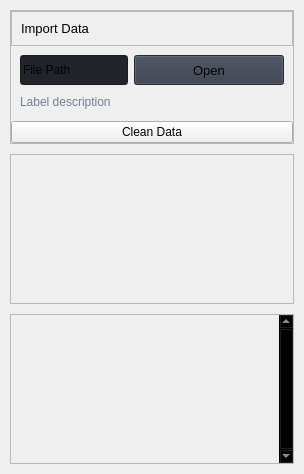
                     <widget class="QWidget" name="data_page">
                      <property name="styleSheet">
                       <string notr="true">b</string>
                      </property>
                      <layout class="QVBoxLayout" name="verticalLayout">
                       <property name="spacing">
                        <number>10</number>
                       </property>
                       <property name="leftMargin">
                        <number>10</number>
                       </property>
                       <property name="topMargin">
                        <number>10</number>
                       </property>
                       <property name="rightMargin">
                        <number>10</number>
                       </property>
                       <property name="bottomMargin">
                        <number>10</number>
                       </property>
                       <item>
                        <widget class="QFrame" name="import_data_row1">
                         <property name="frameShape">
                          <enum>QFrame::Shape::StyledPanel</enum>
                         </property>
                         <property name="frameShadow">
                          <enum>QFrame::Shadow::Raised</enum>
                         </property>
                         <layout class="QVBoxLayout" name="verticalLayout_16">
                          <property name="spacing">
                           <number>0</number>
                          </property>
                          <property name="leftMargin">
                           <number>0</number>
                          </property>
                          <property name="topMargin">
                           <number>0</number>
                          </property>
                          <property name="rightMargin">
                           <number>0</number>
                          </property>
                          <property name="bottomMargin">
                           <number>0</number>
                          </property>
                          <item>
                           <widget class="QFrame" name="frame_div_content_1">
                            <property name="minimumSize">
                             <size>
                              <width>0</width>
                              <height>110</height>
                             </size>
                            </property>
                            <property name="maximumSize">
                             <size>
                              <width>16777215</width>
                              <height>110</height>
                             </size>
                            </property>
                            <property name="frameShape">
                             <enum>QFrame::Shape::NoFrame</enum>
                            </property>
                            <property name="frameShadow">
                             <enum>QFrame::Shadow::Raised</enum>
                            </property>
                            <layout class="QVBoxLayout" name="verticalLayout_17">
                             <property name="spacing">
                              <number>0</number>
                             </property>
                             <property name="leftMargin">
                              <number>0</number>
                             </property>
                             <property name="topMargin">
                              <number>0</number>
                             </property>
                             <property name="rightMargin">
                              <number>0</number>
                             </property>
                             <property name="bottomMargin">
                              <number>0</number>
                             </property>
                             <item>
                              <widget class="QFrame" name="frame_title_wid_1">
                               <property name="maximumSize">
                                <size>
                                 <width>16777215</width>
                                 <height>35</height>
                                </size>
                               </property>
                               <property name="frameShape">
                                <enum>QFrame::Shape::StyledPanel</enum>
                               </property>
                               <property name="frameShadow">
                                <enum>QFrame::Shadow::Raised</enum>
                               </property>
                               <layout class="QVBoxLayout" name="verticalLayout_18">
                                <item>
                                 <widget class="QLabel" name="labelBoxBlenderInstalation">
                                  <property name="font">
                                   <font>
                                    <family>Segoe UI</family>
                                    <pointsize>10</pointsize>
                                    <italic>false</italic>
                                    <bold>false</bold>
                                   </font>
                                  </property>
                                  <property name="styleSheet">
                                   <string notr="true"/>
                                  </property>
                                  <property name="text">
                                   <string>Import Data</string>
                                  </property>
                                 </widget>
                                </item>
                               </layout>
                              </widget>
                             </item>
                             <item>
                              <widget class="QFrame" name="frame_content_wid_1">
                               <property name="frameShape">
                                <enum>QFrame::Shape::NoFrame</enum>
                               </property>
                               <property name="frameShadow">
                                <enum>QFrame::Shadow::Raised</enum>
                               </property>
                               <layout class="QHBoxLayout" name="horizontalLayout_9">
                                <item>
                                 <layout class="QGridLayout" name="gridLayout">
                                  <property name="bottomMargin">
                                   <number>0</number>
                                  </property>
                                  <item row="0" column="0">
                                   <widget class="QLineEdit" name="path_location">
                                    <property name="minimumSize">
                                     <size>
                                      <width>0</width>
                                      <height>30</height>
                                     </size>
                                    </property>
                                    <property name="styleSheet">
                                     <string notr="true">background-color: rgb(33, 37, 43);</string>
                                    </property>
                                    <property name="text">
                                     <string>File Path</string>
                                    </property>
                                    <property name="readOnly">
                                     <bool>true</bool>
                                    </property>
                                    <property name="placeholderText">
                                     <string>Type here</string>
                                    </property>
                                   </widget>
                                  </item>
                                  <item row="0" column="1">
                                   <widget class="QPushButton" name="openfile_btn">
                                    <property name="minimumSize">
                                     <size>
                                      <width>150</width>
                                      <height>30</height>
                                     </size>
                                    </property>
                                    <property name="font">
                                     <font>
                                      <family>Segoe UI</family>
                                      <pointsize>10</pointsize>
                                      <italic>false</italic>
                                      <bold>false</bold>
                                     </font>
                                    </property>
                                    <property name="cursor">
                                     <cursorShape>PointingHandCursor</cursorShape>
                                    </property>
                                    <property name="styleSheet">
                                     <string notr="true">background-color: rgb(52, 59, 72);</string>
                                    </property>
                                    <property name="text">
                                     <string>Open</string>
                                    </property>
                                    <property name="icon">
                                     <iconset resource="resources.qrc">
                                      <normaloff>:/icons/images/icons/cil-folder-open.png</normaloff>:/icons/images/icons/cil-folder-open.png</iconset>
                                    </property>
                                   </widget>
                                  </item>
                                  <item row="1" column="0" colspan="2">
                                   <widget class="QLabel" name="import_data_dialog">
                                    <property name="styleSheet">
                                     <string notr="true">color: rgb(113, 126, 149);</string>
                                    </property>
                                    <property name="lineWidth">
                                     <number>1</number>
                                    </property>
                                    <property name="text">
                                     <string>Label description</string>
                                    </property>
                                    <property name="alignment">
                                     <set>Qt::AlignmentFlag::AlignLeading|Qt::AlignmentFlag::AlignLeft|Qt::AlignmentFlag::AlignVCenter</set>
                                    </property>
                                   </widget>
                                  </item>
                                 </layout>
                                </item>
                               </layout>
                              </widget>
                             </item>
                            </layout>
                           </widget>
                          </item>
                          <item>
                           <widget class="QPushButton" name="clean_data_btn">
                            <property name="text">
                             <string>Clean Data</string>
                            </property>
                           </widget>
                          </item>
                         </layout>
                        </widget>
                       </item>
                       <item>
                        <widget class="QFrame" name="row_2">
                         <property name="minimumSize">
                          <size>
                           <width>0</width>
                           <height>150</height>
                          </size>
                         </property>
                         <property name="frameShape">
                          <enum>QFrame::Shape::StyledPanel</enum>
                         </property>
                         <property name="frameShadow">
                          <enum>QFrame::Shadow::Raised</enum>
                         </property>
                         <layout class="QVBoxLayout" name="verticalLayout_19"/>
                        </widget>
                       </item>
                       <item alignment="Qt::AlignmentFlag::AlignBottom">
                        <widget class="QFrame" name="row_3">
                         <property name="minimumSize">
                          <size>
                           <width>0</width>
                           <height>150</height>
                          </size>
                         </property>
                         <property name="frameShape">
                          <enum>QFrame::Shape::StyledPanel</enum>
                         </property>
                         <property name="frameShadow">
                          <enum>QFrame::Shadow::Raised</enum>
                         </property>
                         <layout class="QHBoxLayout" name="horizontalLayout_12">
                          <property name="spacing">
                           <number>0</number>
                          </property>
                          <property name="leftMargin">
                           <number>0</number>
                          </property>
                          <property name="topMargin">
                           <number>0</number>
                          </property>
                          <property name="rightMargin">
                           <number>0</number>
                          </property>
                          <property name="bottomMargin">
                           <number>0</number>
                          </property>
                          <item>
                           <widget class="QTableWidget" name="tableData">
                            <property name="sizePolicy">
                             <sizepolicy hsizetype="Expanding" vsizetype="Expanding">
                              <horstretch>0</horstretch>
                              <verstretch>0</verstretch>
                             </sizepolicy>
                            </property>
                            <property name="palette">
                             <palette>
                              <active>
                               <colorrole role="WindowText">
                                <brush brushstyle="SolidPattern">
                                 <color alpha="255">
                                  <red>221</red>
                                  <green>221</green>
                                  <blue>221</blue>
                                 </color>
                                </brush>
                               </colorrole>
                               <colorrole role="Button">
                                <brush brushstyle="SolidPattern">
                                 <color alpha="0">
                                  <red>0</red>
                                  <green>0</green>
                                  <blue>0</blue>
                                 </color>
                                </brush>
                               </colorrole>
                               <colorrole role="Text">
                                <brush brushstyle="SolidPattern">
                                 <color alpha="255">
                                  <red>221</red>
                                  <green>221</green>
                                  <blue>221</blue>
                                 </color>
                                </brush>
                               </colorrole>
                               <colorrole role="ButtonText">
                                <brush brushstyle="SolidPattern">
                                 <color alpha="255">
                                  <red>221</red>
                                  <green>221</green>
                                  <blue>221</blue>
                                 </color>
                                </brush>
                               </colorrole>
                               <colorrole role="Base">
                                <brush brushstyle="NoBrush">
                                 <color alpha="255">
                                  <red>0</red>
                                  <green>0</green>
                                  <blue>0</blue>
                                 </color>
                                </brush>
                               </colorrole>
                               <colorrole role="Window">
                                <brush brushstyle="SolidPattern">
                                 <color alpha="0">
                                  <red>0</red>
                                  <green>0</green>
                                  <blue>0</blue>
                                 </color>
                                </brush>
                               </colorrole>
                               <colorrole role="PlaceholderText">
                                <brush brushstyle="SolidPattern">
                                 <color alpha="128">
                                  <red>221</red>
                                  <green>221</green>
                                  <blue>221</blue>
                                 </color>
                                </brush>
                               </colorrole>
                              </active>
                              <inactive>
                               <colorrole role="WindowText">
                                <brush brushstyle="SolidPattern">
                                 <color alpha="255">
                                  <red>221</red>
                                  <green>221</green>
                                  <blue>221</blue>
                                 </color>
                                </brush>
                               </colorrole>
                               <colorrole role="Button">
                                <brush brushstyle="SolidPattern">
                                 <color alpha="0">
                                  <red>0</red>
                                  <green>0</green>
                                  <blue>0</blue>
                                 </color>
                                </brush>
                               </colorrole>
                               <colorrole role="Text">
                                <brush brushstyle="SolidPattern">
                                 <color alpha="255">
                                  <red>221</red>
                                  <green>221</green>
                                  <blue>221</blue>
                                 </color>
                                </brush>
                               </colorrole>
                               <colorrole role="ButtonText">
                                <brush brushstyle="SolidPattern">
                                 <color alpha="255">
                                  <red>221</red>
                                  <green>221</green>
                                  <blue>221</blue>
                                 </color>
                                </brush>
                               </colorrole>
                               <colorrole role="Base">
                                <brush brushstyle="NoBrush">
                                 <color alpha="255">
                                  <red>0</red>
                                  <green>0</green>
                                  <blue>0</blue>
                                 </color>
                                </brush>
                               </colorrole>
                               <colorrole role="Window">
                                <brush brushstyle="SolidPattern">
                                 <color alpha="0">
                                  <red>0</red>
                                  <green>0</green>
                                  <blue>0</blue>
                                 </color>
                                </brush>
                               </colorrole>
                               <colorrole role="PlaceholderText">
                                <brush brushstyle="SolidPattern">
                                 <color alpha="128">
                                  <red>221</red>
                                  <green>221</green>
                                  <blue>221</blue>
                                 </color>
                                </brush>
                               </colorrole>
                              </inactive>
                              <disabled>
                               <colorrole role="WindowText">
                                <brush brushstyle="SolidPattern">
                                 <color alpha="255">
                                  <red>221</red>
                                  <green>221</green>
                                  <blue>221</blue>
                                 </color>
                                </brush>
                               </colorrole>
                               <colorrole role="Button">
                                <brush brushstyle="SolidPattern">
                                 <color alpha="0">
                                  <red>0</red>
                                  <green>0</green>
                                  <blue>0</blue>
                                 </color>
                                </brush>
                               </colorrole>
                               <colorrole role="Text">
                                <brush brushstyle="SolidPattern">
                                 <color alpha="255">
                                  <red>221</red>
                                  <green>221</green>
                                  <blue>221</blue>
                                 </color>
                                </brush>
                               </colorrole>
                               <colorrole role="ButtonText">
                                <brush brushstyle="SolidPattern">
                                 <color alpha="255">
                                  <red>221</red>
                                  <green>221</green>
                                  <blue>221</blue>
                                 </color>
                                </brush>
                               </colorrole>
                               <colorrole role="Base">
                                <brush brushstyle="NoBrush">
                                 <color alpha="255">
                                  <red>0</red>
                                  <green>0</green>
                                  <blue>0</blue>
                                 </color>
                                </brush>
                               </colorrole>
                               <colorrole role="Window">
                                <brush brushstyle="SolidPattern">
                                 <color alpha="0">
                                  <red>0</red>
                                  <green>0</green>
                                  <blue>0</blue>
                                 </color>
                                </brush>
                               </colorrole>
                               <colorrole role="PlaceholderText">
                                <brush brushstyle="SolidPattern">
                                 <color alpha="128">
                                  <red>221</red>
                                  <green>221</green>
                                  <blue>221</blue>
                                 </color>
                                </brush>
                               </colorrole>
                              </disabled>
                             </palette>
                            </property>
                            <property name="frameShape">
                             <enum>QFrame::Shape::NoFrame</enum>
                            </property>
                            <property name="verticalScrollBarPolicy">
                             <enum>Qt::ScrollBarPolicy::ScrollBarAlwaysOn</enum>
                            </property>
                            <property name="sizeAdjustPolicy">
                             <enum>QAbstractScrollArea::SizeAdjustPolicy::AdjustToContents</enum>
                            </property>
                            <property name="editTriggers">
                             <set>QAbstractItemView::EditTrigger::NoEditTriggers</set>
                            </property>
                            <property name="selectionMode">
                             <enum>QAbstractItemView::SelectionMode::SingleSelection</enum>
                            </property>
                            <property name="selectionBehavior">
                             <enum>QAbstractItemView::SelectionBehavior::SelectRows</enum>
                            </property>
                            <property name="showGrid">
                             <bool>true</bool>
                            </property>
                            <property name="gridStyle">
                             <enum>Qt::PenStyle::SolidLine</enum>
                            </property>
                            <property name="sortingEnabled">
                             <bool>false</bool>
                            </property>
                            <attribute name="horizontalHeaderVisible">
                             <bool>false</bool>
                            </attribute>
                            <attribute name="horizontalHeaderCascadingSectionResizes">
                             <bool>true</bool>
                            </attribute>
                            <attribute name="horizontalHeaderDefaultSectionSize">
                             <number>200</number>
                            </attribute>
                            <attribute name="horizontalHeaderStretchLastSection">
                             <bool>true</bool>
                            </attribute>
                            <attribute name="verticalHeaderVisible">
                             <bool>false</bool>
                            </attribute>
                            <attribute name="verticalHeaderCascadingSectionResizes">
                             <bool>false</bool>
                            </attribute>
                            <attribute name="verticalHeaderHighlightSections">
                             <bool>false</bool>
                            </attribute>
                            <attribute name="verticalHeaderStretchLastSection">
                             <bool>true</bool>
                            </attribute>
                           </widget>
                          </item>
                         </layout>
                        </widget>
                       </item>
                      </layout>
                     </widget>
